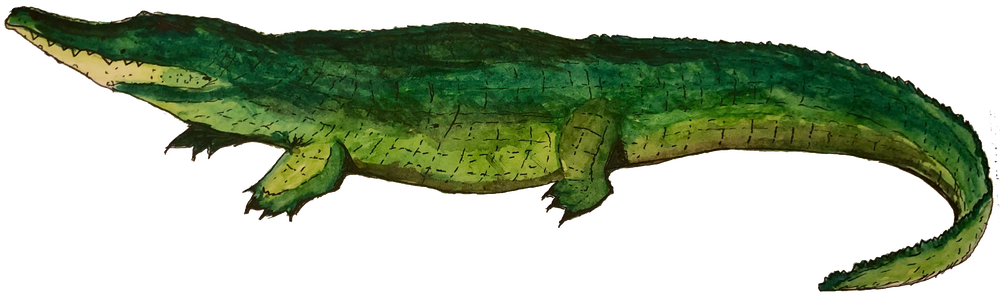
#> input picture assets/gator.png, 1000 x 296 px, shrunk from 3427 x 1015 before the run, given in place of gator.gif, which was not available
$ python change_hue.py
#> lines starting #> are read from the running program, lines starting #| are printed output that depends on the picture; pictures that were not available may be replaced by others from this repository, and a replacement may not be noted
from PIL import Image
import numpy as np
import os

def rgb_to_hsv(rgb):
    # Translated from source of colorsys.rgb_to_hsv
    # r,g,b should be a numpy arrays with values between 0 and 255
    # rgb_to_hsv returns an array of floats between 0.0 and 1.0.
    rgb = rgb.astype('float')
    hsv = np.zeros_like(rgb)
    # in case an RGBA array was passed, just copy the A channel
    hsv[..., 3:] = rgb[..., 3:]
    r, g, b = rgb[..., 0], rgb[..., 1], rgb[..., 2]
    maxc = np.max(rgb[..., :3], axis=-1)
    minc = np.min(rgb[..., :3], axis=-1)
    hsv[..., 2] = maxc
    mask = maxc != minc
    hsv[mask, 1] = (maxc - minc)[mask] / maxc[mask]
    rc = np.zeros_like(r)
    gc = np.zeros_like(g)
    bc = np.zeros_like(b)
    rc[mask] = (maxc - r)[mask] / (maxc - minc)[mask]
    gc[mask] = (maxc - g)[mask] / (maxc - minc)[mask]
    bc[mask] = (maxc - b)[mask] / (maxc - minc)[mask]
    hsv[..., 0] = np.select(
        [r == maxc, g == maxc], [bc - gc, 2.0 + rc - bc], default=4.0 + gc - rc)
    hsv[..., 0] = (hsv[..., 0] / 6.0) % 1.0
    return hsv


def hsv_to_rgb(hsv):
    # Translated from source of colorsys.hsv_to_rgb
    # h,s should be a numpy arrays with values between 0.0 and 1.0
    # v should be a numpy array with values between 0.0 and 255.0
    # hsv_to_rgb returns an array of uints between 0 and 255.
    rgb = np.empty_like(hsv)
    rgb[..., 3:] = hsv[..., 3:]
    h, s, v = hsv[..., 0], hsv[..., 1], hsv[..., 2]
    i = (h * 6.0).astype('uint8')
    f = (h * 6.0) - i
    p = v * (1.0 - s)
    q = v * (1.0 - s * f)
    t = v * (1.0 - s * (1.0 - f))
    i = i % 6
    conditions = [s == 0.0, i == 1, i == 2, i == 3, i == 4, i == 5]
    rgb[..., 0] = np.select(conditions, [v, q, p, p, t, v], default=v)
    rgb[..., 1] = np.select(conditions, [v, v, v, q, p, p], default=t)
    rgb[..., 2] = np.select(conditions, [v, p, t, v, v, q], default=p)
    return rgb.astype('uint8')


def shift_hue(arr,hout):
    hsv=rgb_to_hsv(arr)
    hsv[...,0]=hout
    rgb=hsv_to_rgb(hsv)
    return rgb


def create_shifted_hue_images(input_image, output_dir):
#> called with input_image = 'assets/gator.gif', output_dir = 'output_jpegs'
    img = Image.open(input_image).convert('RGBA')
#> img is the input picture: PIL image 1000x296 RGBA; mean R, G, B, A 25, 37.4, 14.7, 107.5
    arr = np.array(img)
    os.makedirs(output_dir)
    output_file_name = output_dir + '/' + 'image_hueshift_{}.png'

    for i in np.arange(0, 1, 0.1):
        new_img = Image.fromarray(shift_hue(arr, i), 'RGBA')
        new_img.save(output_file_name.format(i))
#> this loop made 10 passes
#> pass 1, in rgb_to_hsv, `r, g, b = rgb[..., 0], rgb[..., 1], rgb[..., 2]`:
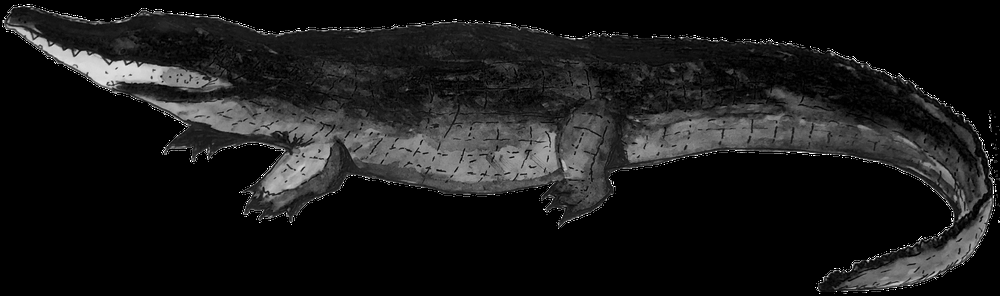
#> r: shape (296, 1000) float64; min 0, max 255, mean 25
#> pass 1, in rgb_to_hsv, `r, g, b = rgb[..., 0], rgb[..., 1], rgb[..., 2]`:
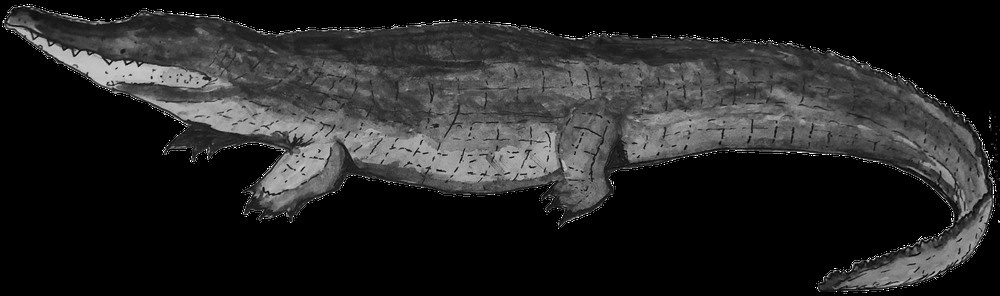
#> g: shape (296, 1000) float64; min 0, max 255, mean 37.4
#> pass 1, in rgb_to_hsv, `r, g, b = rgb[..., 0], rgb[..., 1], rgb[..., 2]`:
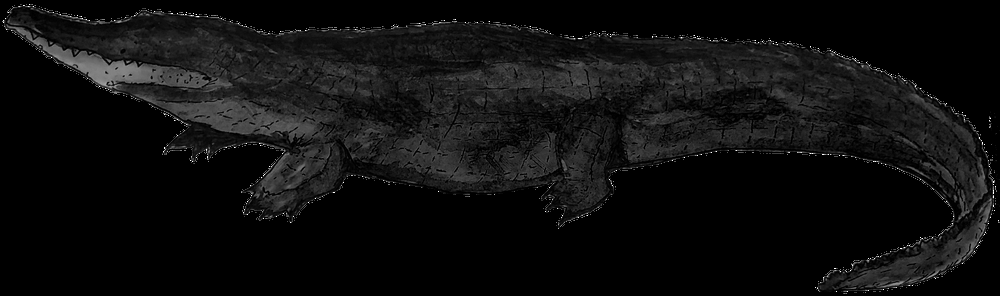
#> b: shape (296, 1000) float64; min 0, max 255, mean 14.7
#> after the loop:
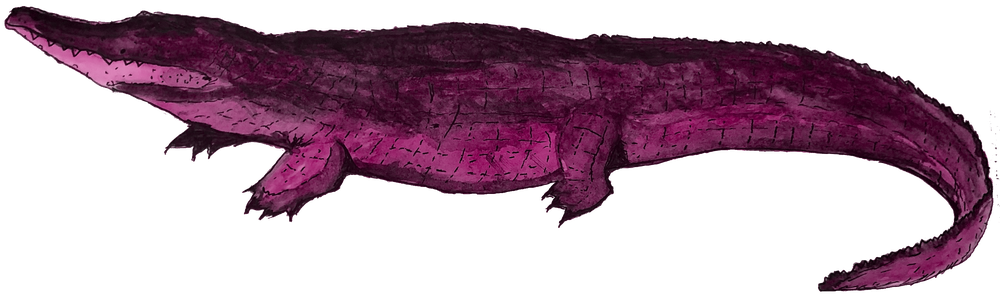
#> new_img: PIL image 1000x296 RGBA; mean R, G, B, A 38, 13, 27.8, 107.5; transparent parts drawn white


if __name__ == '__main__':
    input_image = 'assets/gator.gif'
    output_dir = 'output_jpegs'
    create_shifted_hue_images(input_image, output_dir)
